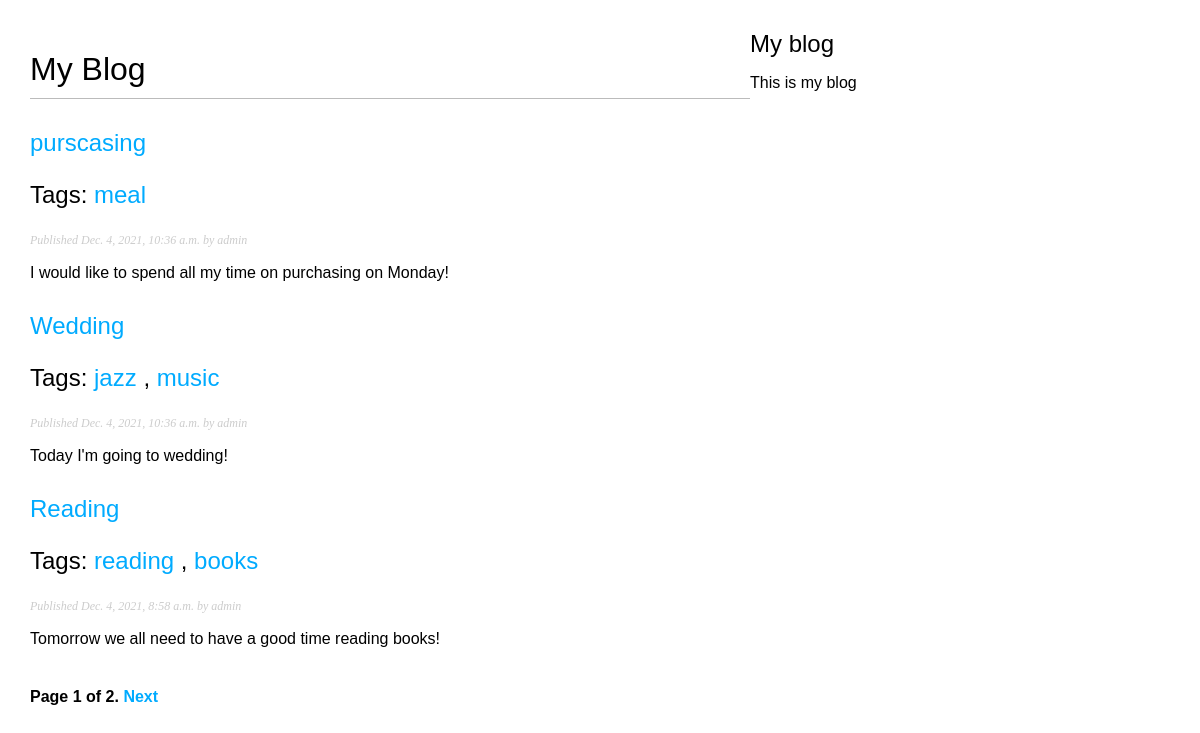
Screenshot of /blog/ with the database file from the repository.
### blog/models.py (models this page shows, shortened)
class Post(models.Model):
    STATUS_CHOICES = (
        ('draft', 'Draft'),
        ('published', 'Published')
    )
    title = models.CharField(max_length=255)
    slug = models.SlugField(max_length=255, unique_for_date='publish')
    author = models.ForeignKey(User, on_delete=models.CASCADE, related_name='blog_posts')
    body = models.TextField()
    publish = models.DateTimeField(default=timezone.now)
    created = models.DateTimeField(auto_now_add=True)
    updated = models.DateTimeField(auto_now=True)
    status = models.CharField(max_length=10, choices=STATUS_CHOICES, default='draft')
    tags = TaggableManager()
    class Meta:
        ordering = ('-publish',)
    objects = models.Manager()
    published = PublishedManager()
    def get_absolute_url(self):
        return reverse('blog:post_detail', args=[self.publish.year, self.publish.month, self.publish.day, self.slug])

### blog/views.py (the view)
# urls.py: path('', views.post_list, name='post_list'),
def post_list(request, tag_slug=None):
    object_list = Post.published.all()
    tag = None
    if tag_slug:
        tag = get_object_or_404(Tag, slug=tag_slug)
        object_list = object_list.filter(tags__in=[tag])
    paginator = Paginator(object_list, 3)
    page = request.GET.get('page')
    try:
        posts = paginator.page(page)
    except PageNotAnInteger:
        posts = paginator.page(1)
    except EmptyPage:
        posts = paginator.page(paginator.num_pages)
    return render(request, 'blog/post/list.html', {'page': page, 'posts': posts, 'tag':tag})

### blog/models.py (called while the page is built)
    def get_queryset(self):
        return super(PublishedManager, self).get_queryset().filter(status='published')

### blog/templates/blog/post/list.html (shortened to what this page needs)
{% extends "blog/base.html" %}
{% block content %}
    <h1>My Blog</h1>
    {% for post in posts %}
        <h2>
            <a href="{{ post.get_absolute_url }}">
                {{post.title}}
            </a>
            <p class="tags">Tags:
                {% for tag in post.tags.all %}
                    <a href="{% url 'blog:post_list_by_tag' tag.slug %}">
                        {{ tag.name }}
                    </a>
                    {% if not forloop.last %},{% endif %}
                {% endfor %}
            </p>
        </h2>
        <p class="date">
            Published {{post.publish}} by {{post.author}}
        </p>
        {{post.body|truncatewords:30|linebreaks}}
    {% endfor %}
    {% include "pagination.html" with page=posts %}
{% endblock %}

### blog/templates/blog/base.html (shortened to what this page needs)
{% load static %}
<!DOCTYPE html>
<html lang="en">
<head>
    <link rel="stylesheet" href="{% static 'css/blog.css' %}">
</head>
<body>
    <div id="content">
        {% block content %}
        {% endblock %}
    </div>
    <div id='slidebar'>
        <h2>My blog</h2>
        <p>This is my blog</p>
    </div>
</body>
</html>

### blog/templates/pagination.html (shortened to what this page needs)
<div class="pagination">
    <span class="step-links">
        <span class="current">
            Page {{ page.number }} of {{ page.paginator.num_pages }}.
        </span>
        {% if page.has_next %}
            <a href="?page={{ page.next_page_number }}">Next</a>
        {% endif %}
    </span>
</div>

### blog/static/css/blog.css (style rules this page uses)
body { margin:0; padding:0; font-family:helvetica, sans-serif; }
a { color:#00abff; text-decoration:none; }
h1 { font-weight:normal; border-bottom:1px solid #bbb; padding:0 0 10px 0; }
h2 { font-weight:normal; margin:30px 0 0; }
#content { float:left; width:60%; padding:0 0 0 30px; }
p.date { color:#ccc; font-family: georgia, serif; font-size: 12px; font-style: italic; }
.pagination { margin:40px 0; font-weight:bold; }

### rows the page displays
Post: title "purscasing", publish "Dec. 4, 2021, 10:36 a.m.", author "admin", body "I would like to spend all my time on purchasing on Monday!"
Tag: name "meal"
Post: title "Wedding", publish "Dec. 4, 2021, 10:36 a.m.", author "admin", body "Today I'm going to wedding!"
Tag: name "jazz"
Tag: name "music"
Post: title "Reading", publish "Dec. 4, 2021, 8:58 a.m.", author "admin", body "Tomorrow we all need to have a good time reading books!"
Tag: name "reading"
Tag: name "books"

### other values shown
{{ page.number }} "1"
{{ page.paginator.num_pages }} "2"
